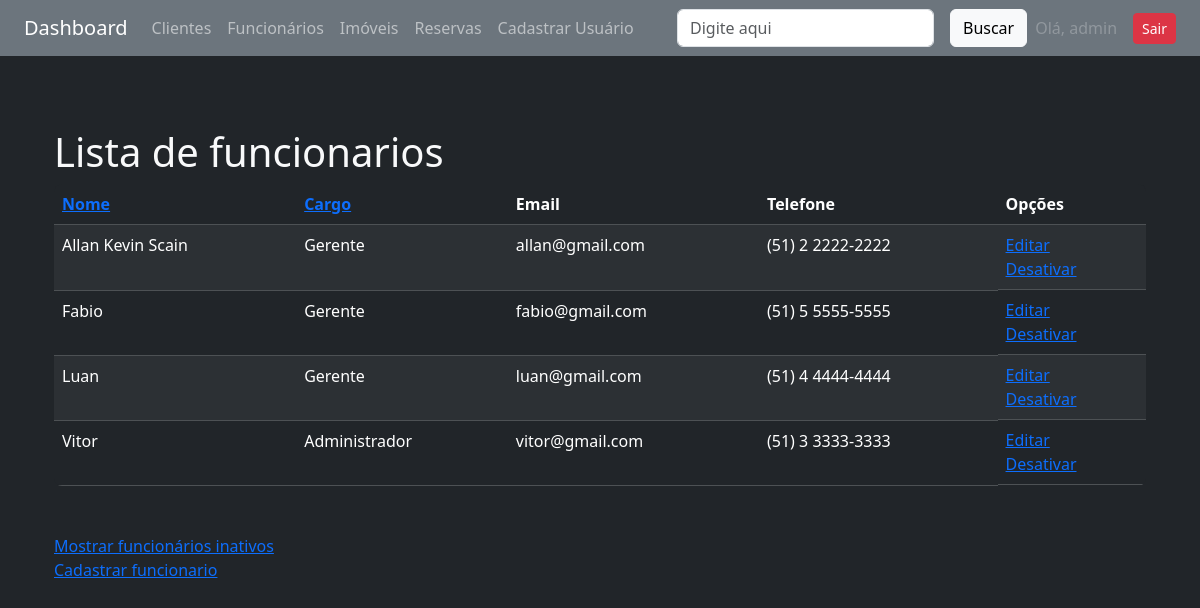
The app's page /funcionarios/nome/ (signed in) with its own data.
### funcionarios/models.py (models this page shows, shortened)
class Funcionario(models.Model):
    CARGO_CHOICES = [
        ('GER', 'Gerente'),
        ('ADM', 'Administrador'),
    ]
    nome = models.CharField(max_length=100)
    email = models.EmailField(unique=True)
    telefone = models.CharField(max_length=20, blank=True)
    cargo = models.CharField(max_length=50, choices=CARGO_CHOICES)
    ativo = models.BooleanField(default=True)

### funcionarios/views.py (the view)
# urls.py: path('<campo>/', funcionarios, name="lista"),
@login_required
def funcionarios(request, campo):
    query = request.GET.get('busca', '')
    if campo == 'nome' and query:
        funcionarios = Funcionario.objects.filter(
            ativo=True, nome__icontains=query)
    else:
        funcionarios = Funcionario.objects.filter(ativo=True)
    if campo:
        campo_ordenacao = ORDENACAO_FUNCIONARIO_LOOKUP.get(campo, 'nome')
        funcionarios = funcionarios.order_by(campo_ordenacao)
    dados = {'funcionarios': funcionarios,
             'ativos': True, 'query': query, 'campo': campo}
    return render(request, 'funcionarios/lista.html', dados)

### funcionarios/templates/funcionarios/lista.html (shortened to what this page needs)
{% extends 'base.html' %}
{% load heroicons %}
{% block content %}
<div class="container-sm mt-5">
    <h1 class="h1">Lista de funcionarios</h1>
</div>
<div class="container-sm mt-2">
    <div class="bg-dark rounded-3 overflow-hidden">
        <table cellpadding="5" cellspacing="1" class="table table-dark table-striped mb-0">
            <thead>
                <tr>
                    <th>
                        {% if ativos %}
                        <a href="{% url 'funcionarios:lista' 'nome' %}">Nome</a>
                        {% else %}
                        <a href="{% url 'funcionarios:lista_inativos' 'nome' %}">Nome</a>
                        {% endif %}
                    </th>
                    <th>
                        {% if ativos %}
                        <a href="{% url 'funcionarios:lista' 'cargo' %}">Cargo</a>
                        {% else %}
                        <a href="{% url 'funcionarios:lista_inativos' 'cargo' %}">Cargo</a>
                        {% endif %}
                    </th>
                    <th>Email</th>
                    <th>Telefone</th>
                    <th>Opções</th>
                </tr>
            </thead>
            <tbody>
                {% for funcionario in funcionarios %}
                <tr>
                    <td>{{ funcionario.nome }}</td>
                    <td>{{ funcionario.get_cargo_display }}</td>
                    <td>{{ funcionario.email }}</td>
                    <td>{{ funcionario.telefone }}</td>
                    <td class="d-flex flex-column">
                        <a href="{% url 'funcionarios:editar' funcionario.id %}">Editar</a>
                        {% if ativos %}
                        <a href="{% url 'funcionarios:desativar' funcionario.id %}">Desativar</a>
                        {% else %}
                        <a href="{% url 'funcionarios:ativar' funcionario.id %}">Ativar</a>
                        {% endif %}
                    </td>
                </tr>
                {% empty %}
                <tr>
                    <td colspan="5">Nenhum funcionario cadastrado.</td>
                </tr>
                {% endfor %}
            </tbody>
        </table>
    </div>
</div>
<div class="container-sm mt-5 d-flex flex-column">
    {% if ativos %}
    <a href="{% url 'funcionarios:lista_inativos' 'nome' %}">Mostrar funcionários inativos</a>
    {% else %}
    <a href="{% url 'funcionarios:lista' 'nome' %}">Mostrar funcionários ativos</a>
    {% endif %}
    <a href="{% url 'funcionarios:cadastrar' %}">Cadastrar funcionario</a>
</div>
{% endblock %}

### core/templates/base.html (shortened to what this page needs)
<!DOCTYPE html>
<html lang="pt-br">
<head>
    <link href="https://cdn.jsdelivr.net/npm/bootstrap@5.3.6/dist/css/bootstrap.min.css" rel="stylesheet">
</head>
<body class="bg-dark text-light">
    <nav class="navbar navbar-expand-lg navbar-dark bg-secondary px-4">
        <a class="navbar-brand" href="{% url 'core:index' %}">Dashboard</a>
        <div class="collapse navbar-collapse">
            <ul class="navbar-nav me-auto">
                <li class="nav-item">
                    <a class="nav-link" href="{% url 'clientes:lista' 'nome' %}">Clientes</a>
                </li>
                <li class="nav-item">
                    <a class="nav-link" href="{% url 'funcionarios:lista' 'nome' %}">Funcionários</a>
                </li>
                <li class="nav-item">
                    <a class="nav-link" href="{% url 'imoveis:lista' 'nome' %}">Imóveis</a>
                </li>
                <li class="nav-item">
                    <a class="nav-link" href="{% url 'imoveis:lista_reservas' 'cliente' %}">Reservas</a>
                </li>
                <li class="nav-item">
                    <a class="nav-link" href="{% url 'auth:cadastrar' %}">Cadastrar Usuário</a>
                </li>
            </ul>
        </div>
        {% include 'partials/_busca.html' %}
        {% if user.is_authenticated %}
        <ul class="navbar-nav ms-auto">
            <li class="nav-item">
                <div class="d-flex align-items-center gap-2">
                    <span class="nav-link disabled mb-0">Olá, {{ user.username }}</span>
                    <a class="btn btn-danger btn-sm" href="{% url 'auth:logout' %}">Sair</a>
                </div>
            </li>
        </ul>
        {% endif %}
    </nav>
    <main class="container py-4">
        {% block content %}{% endblock %}
    </main>
</body>
</html>

### records on screen
Funcionario: nome "Allan Kevin Scain", cargo "Gerente", email "allan@gmail.com", telefone "(51) 2 2222-2222"
Funcionario: nome "Fabio", cargo "Gerente", email "fabio@gmail.com", telefone "(51) 5 5555-5555"
Funcionario: nome "Luan", cargo "Gerente", email "luan@gmail.com", telefone "(51) 4 4444-4444"
Funcionario: nome "Vitor", cargo "Administrador", email "vitor@gmail.com", telefone "(51) 3 3333-3333"

### other values on screen
{{ user.username }} "admin"
